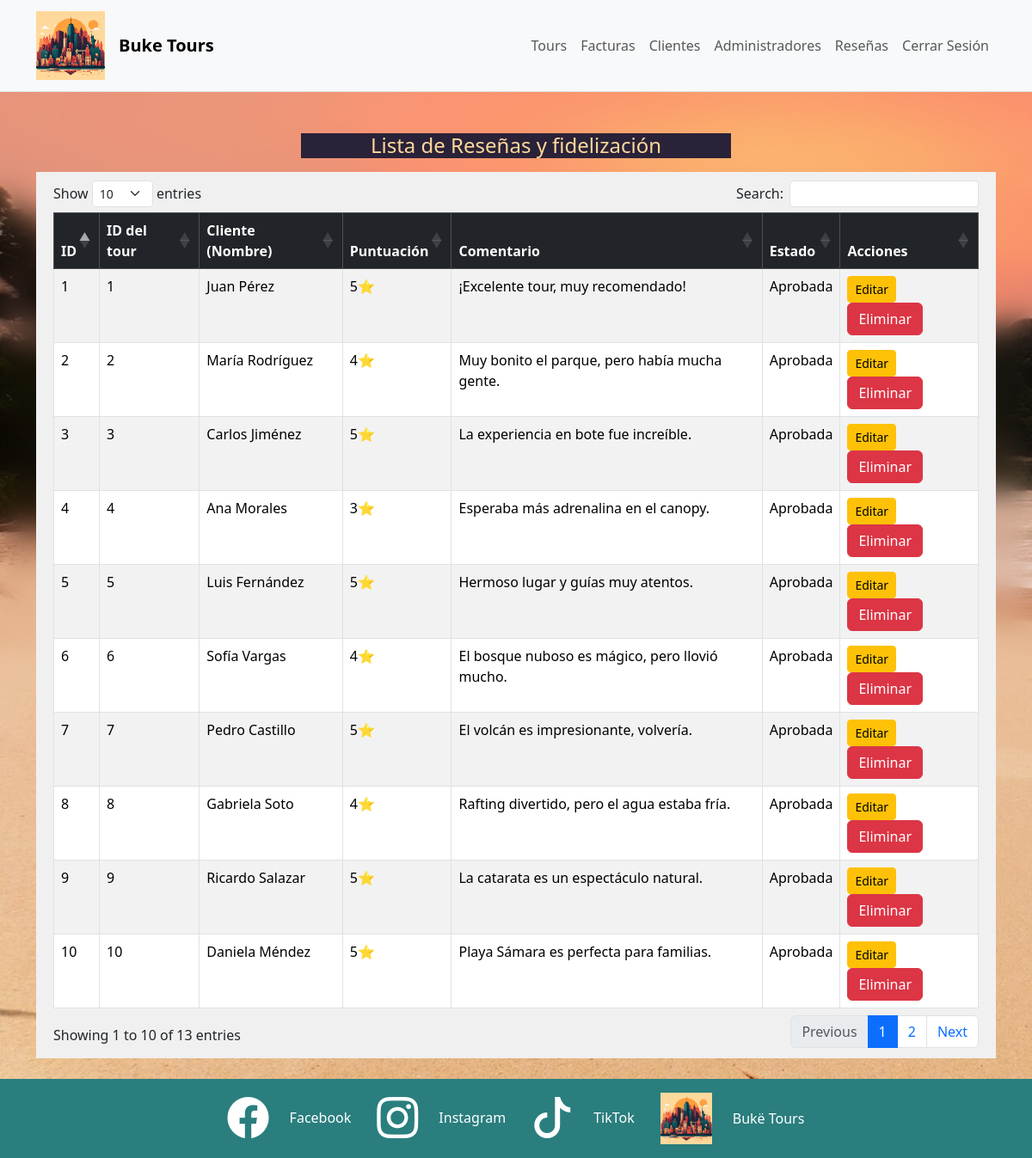
/admin/reviews/index.php (signed in), run on the app's committed database.
### tables this page shows
CREATE TABLE feedback (
  id INT UNSIGNED NOT NULL AUTO_INCREMENT,
  score INT NOT NULL DEFAULT 1,
  tour_id INT UNSIGNED NOT NULL,
  customer_id INT UNSIGNED NOT NULL,
  full_name VARCHAR(200) NOT NULL,
  comment VARCHAR(200) NOT NULL,
  status ENUM('Aprobada','Denegada', 'Pendiente') NOT NULL,
  PRIMARY KEY (id),
   CONSTRAINT fk_feedback_customer_id
    FOREIGN KEY (customer_id)
    REFERENCES customer(id)
    ON DELETE RESTRICT
    ON UPDATE CASCADE,
  CONSTRAINT fk_feedback_tour_id
    FOREIGN KEY (tour_id)
    REFERENCES tour(id)
    ON DELETE RESTRICT
    ON UPDATE CASCADE
);

### admin/reviews/index.php (the view, shortened to what this page needs)
<?php
$mysqli = openConnection();
$sqlreviews = 'SELECT * FROM feedback';
$reviewsDisponibles= $mysqli->prepare($sqlreviews);
$reviewsDisponibles->execute();
$reviewsResult = $reviewsDisponibles->get_result();
?>
<!DOCTYPE html>
<html lang="es">
<head>
    <?php include '../../php/components/admin/styles/admin-common-styles.php'; ?>
    <link href="https://cdn.jsdelivr.net/npm/bootstrap@5.3.8/dist/css/bootstrap.min.css" rel="stylesheet" />
</head>
<body>
<?php include '../../php/components/admin/nav-bar-admin.php'; ?>
<div class="container py-4 mt-4">
    <div class="d-flex justify-content-between align-items-center mb-3">
        <h4 class="h4 m-auto titulo px-5">Lista de Reseñas y fidelización</h4>
  </div>
    <div class="table-responsive">
        <table class="table table-striped table-bordered" id = "table-reviews">
            <thead class="table-dark">
                <tr>
                    <th>ID</th>
                    <th>ID del tour</th>
                    <th>Cliente (Nombre)</th>
                    <th>Puntuación</th>
                    <th>Comentario</th>
                    <th>Estado</th>
                    <th>Acciones</th>
                </tr>
            </thead>
            <tbody>
                <?php
                    if ($reviewsResult) {
                        while ($fila = $reviewsResult->fetch_assoc()):
                        ?>
                <tr>
                    <td><?php echo $fila["id"];?></td>
                    <td><?php echo $fila["tour_id"];?></td>
                    <td><?php echo $fila["full_name"];?></td>
                    <td><?php echo $fila["score"];?>⭐</td>
                    <td><?php echo $fila["comment"];?></td>
                    <td><?php echo $fila["status"];?></td>
                    <td>
                        <a href="edit.php?id=<?php echo $fila["id"];?>" class="btn btn-sm btn-warning">Editar</a>
                        <a
                        href="#"
                        data-task-id="<?= htmlspecialchars($fila['id']); ?>"
                        class="btn btn-danger btn-eliminar-resenna">
                        Eliminar
                    </a>
                    </td>
                </tr>
                    <?php endwhile;
                    }?>
            </tbody>
        </table>
    </div>
</div>
<?php
      include '../../php/components/admin/styles/footer.php'; ?>
</body>
</html>

### assets/css/admin/footer.css (style rules this page uses)
.titulo { color: #ffd89c !important; font-size: 22px; font-weight: bold; width: 100%; margin: 0 auto; background: #2a2238 !important; max-width: 500px; text-align: center; }
body { background: url("/Buke-Tours/assets/img/costa-rica.jpg") no-repeat; background-size: cover; width: 100%; background-attachment: fixed; backdrop-filter: blur(18px); -webkit-backdrop-filter: blur(18px); height: 100vh; }
form, .table-responsive { background: #f0f0f0; padding: 10px 20px; }

### data on the page
feedback: id "1", tour "1", full_name "Juan Pérez", score "5", comment "¡Excelente tour, muy recomendado!", status "Aprobada"
feedback: id "2", tour "2", full_name "María Rodríguez", score "4", comment "Muy bonito el parque, pero había mucha gente.", status "Aprobada"
feedback: id "3", tour "3", full_name "Carlos Jiménez", score "5", comment "La experiencia en bote fue increíble.", status "Aprobada"
feedback: id "4", tour "4", full_name "Ana Morales", score "3", comment "Esperaba más adrenalina en el canopy.", status "Aprobada"
feedback: id "5", tour "5", full_name "Luis Fernández", score "5", comment "Hermoso lugar y guías muy atentos.", status "Aprobada"
feedback: id "6", tour "6", full_name "Sofía Vargas", score "4", comment "El bosque nuboso es mágico, pero llovió mucho.", status "Aprobada"
feedback: id "7", tour "7", full_name "Pedro Castillo", score "5", comment "El volcán es impresionante, volvería.", status "Aprobada"
feedback: id "8", tour "8", full_name "Gabriela Soto", score "4", comment "Rafting divertido, pero el agua estaba fría.", status "Aprobada"
feedback: id "9", tour "9", full_name "Ricardo Salazar", score "5", comment "La catarata es un espectáculo natural.", status "Aprobada"
feedback: id "10", tour "10", full_name "Daniela Méndez", score "5", comment "Playa Sámara es perfecta para familias.", status "Aprobada"
